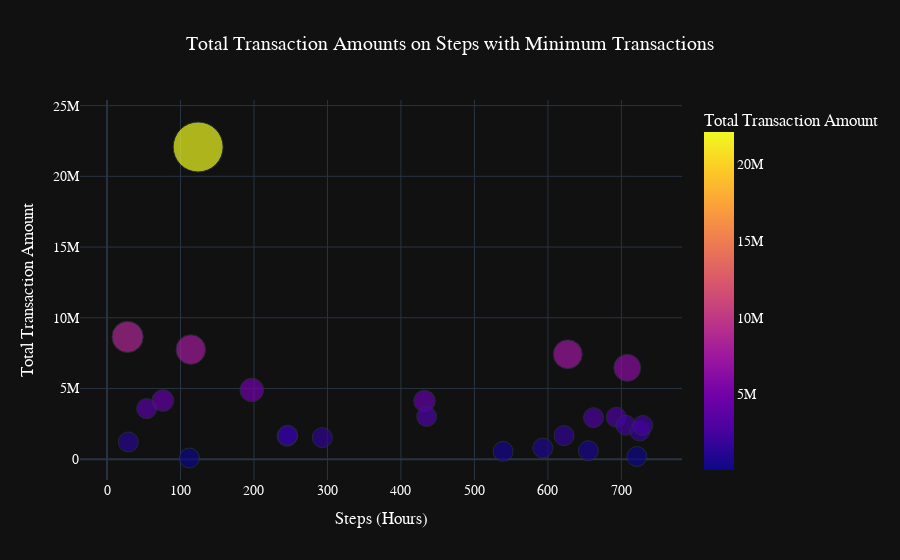

The code cell stored with this chart in its notebook:
### Code cell
# Define the steps (hours) with minimum transactions
min_steps = [662, 112, 706, 693, 29, 593, 245, 246, 627, 293,
             539, 729, 76, 622, 725, 197, 432, 708, 54, 655,
             435, 124, 721, 28, 114]

# Step 1: Filter data for only the minimum transaction steps
df_min_steps = df[df['step'].isin(min_steps)]

# Step 2: Group by 'step' and calculate the total transaction 'amount' for each step
step_amounts_min = df_min_steps.groupby('step')['amount'].sum().reset_index()

# Step 3: Count the number of transactions for each step
step_counts_min = df_min_steps['step'].value_counts().sort_index()
step_counts_df_min = pd.DataFrame({'step': step_counts_min.index, 'count': step_counts_min.values})

# Step 4: Combine the counts and amounts into a DataFrame
step_counts_df_min['total_amount'] = step_amounts_min['amount'].values

# Step 5: Create a scatter plot with steps on the x-axis and total amount on the y-axis
fig_min = px.scatter(step_counts_df_min, x='step', y='total_amount',
                    title='Total Transaction Amounts on Steps with Minimum Transactions',
                    labels={'step': 'Step (Hour)', 'total_amount': 'Total Transaction Amount'},
                    size='total_amount',  # Size based on total amount
                    color='total_amount',  # Color based on total amount
                    template='plotly_dark')

# Step 6: Adjust size scaling for visibility
fig_min.update_traces(marker=dict(sizemode='area',  # Use area for sizing
                                  sizeref=2.*max(step_counts_df_min['total_amount'])/(50.**2),  # Adjust size scale
                                  sizemin=10))  # Minimum size for better visibility

# Step 7: Update layout for better readability
fig_min.update_layout(title_font_size=20, title_x=0.5,  # Center title
                      xaxis_title='Steps (Hours)', yaxis_title='Total Transaction Amount',
                      font=dict(family="Arial", size=14, color="white"))

# Show the plot
fig_min.show()

### Figure 1 — Plotly figure (JSON) as saved in the notebook; plotly's stock layout.template omitted (floating-point values rounded to 4 significant figures)
{"data": [{"hovertemplate": "Step (Hour)=%{x}<br>Total Transaction Amount=%{marker.color}<extra></extra>", "legendgroup": "", "marker": {"color": [8647000.0, 1218000.0, 3578000.0, 4153000.0, 84840.0, 7749000.0, 22080000.0, 4895000.0, 1625000.0, 1692000.0, 1530000.0, 4116000.0, 3019000.0, 557000.0, 795800.0, 1668000.0, 7419000.0, 598800.0, 2937000.0, 2965000.0, 2401000.0, 6459000.0, 189700.0, 1993000.0, 2386000.0], "coloraxis": "coloraxis", "size": [8647000.0, 1218000.0, 3578000.0, 4153000.0, 84840.0, 7749000.0, 22080000.0, 4895000.0, 1625000.0, 1692000.0, 1530000.0, 4116000.0, 3019000.0, 557000.0, 795800.0, 1668000.0, 7419000.0, 598800.0, 2937000.0, 2965000.0, 2401000.0, 6459000.0, 189700.0, 1993000.0, 2386000.0], "sizemin": 10, "sizemode": "area", "sizeref": 17660.0, "symbol": "circle"}, "mode": "markers", "name": "", "orientation": "v", "showlegend": false, "type": "scatter", "x": [28, 29, 54, 76, 112, 114, 124, 197, 245, 246, 293, 432, 435, 539, 593, 622, 627, 655, 662, 693, 706, 708, 721, 725, 729], "xaxis": "x", "y": [8647000.0, 1218000.0, 3578000.0, 4153000.0, 84840.0, 7749000.0, 22080000.0, 4895000.0, 1625000.0, 1692000.0, 1530000.0, 4116000.0, 3019000.0, 557000.0, 795800.0, 1668000.0, 7419000.0, 598800.0, 2937000.0, 2965000.0, 2401000.0, 6459000.0, 189700.0, 1993000.0, 2386000.0], "yaxis": "y"}], "layout": {"coloraxis": {"colorbar": {"title": {"text": "Total Transaction Amount"}}, "colorscale": [[0, "#0d0887"], [0.1111, "#46039f"], [0.2222, "#7201a8"], [0.3333, "#9c179e"], [0.4444, "#bd3786"], [0.5556, "#d8576b"], [0.6667, "#ed7953"], [0.7778, "#fb9f3a"], [0.8889, "#fdca26"], [1, "#f0f921"]]}, "font": {"color": "white", "family": "Arial", "size": 14}, "legend": {"itemsizing": "constant", "tracegroupgap": 0}, "title": {"font": {"size": 20}, "text": "Total Transaction Amounts on Steps with Minimum Transactions", "x": 0.5}, "xaxis": {"anchor": "y", "domain": [0, 1], "title": {"text": "Steps (Hours)"}}, "yaxis": {"anchor": "x", "domain": [0, 1], "title": {"text": "Total Transaction Amount"}}}}
